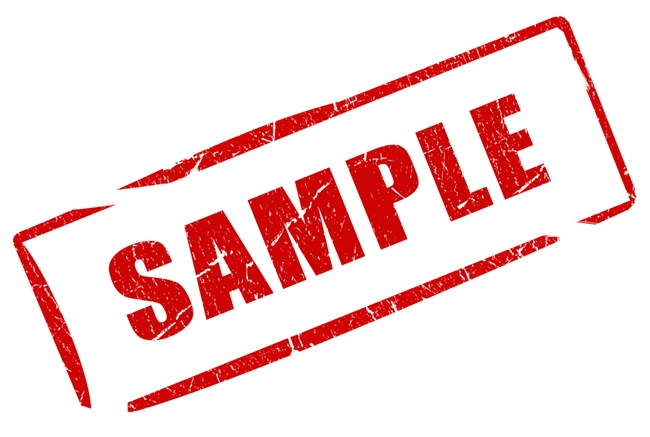
#> input picture helloworld/sample.jpg, 650 x 437 px
$ python canny.py ../helloworld/sample.jpg
#> lines starting #> are read from the running program, lines starting #| are printed output that depends on the picture; after the words box and inside, x2 and y2 are one past the last pixel; in counts of white or black regions, pixels touching at a corner belong together
import cv2
import numpy as np
import sys

def on_change(value):
	slide = cv2.getTrackbarPos(slide_name, title)
	print(f"inferior: {slide} | superior {3 * slide}")
	edges = cv2.Canny(image, slide, 3 * slide)
	cv2.imshow(title, edges)


if __name__ == '__main__':
	title = "canny"
	cv2.namedWindow(title, cv2.WINDOW_AUTOSIZE)
	image = cv2.imread(sys.argv[1], cv2.IMREAD_GRAYSCALE)
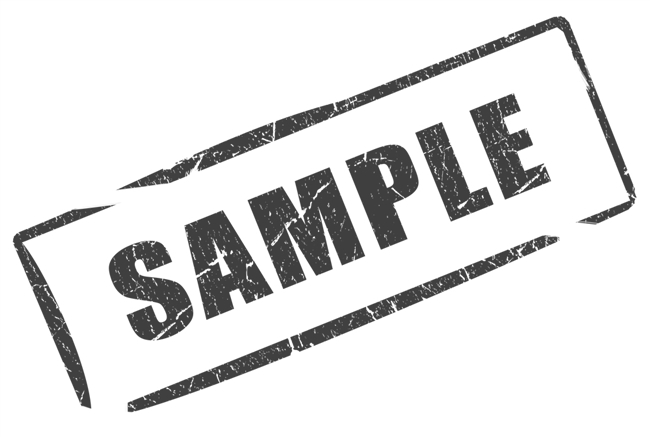
#> image: shape (437, 650); min 58, max 255, mean 225.4
	cols, rows = image.shape
#> cols = 437; rows = 650
	border = np.zeros((cols, rows),)

	slide_name = "inferior"
	slider_max = 200

	cv2.createTrackbar(slide_name, title, 50, slider_max, on_change)

	on_change(0)
#> in on_change, `edges = cv2.Canny(image, slide, 3 * slide)`:
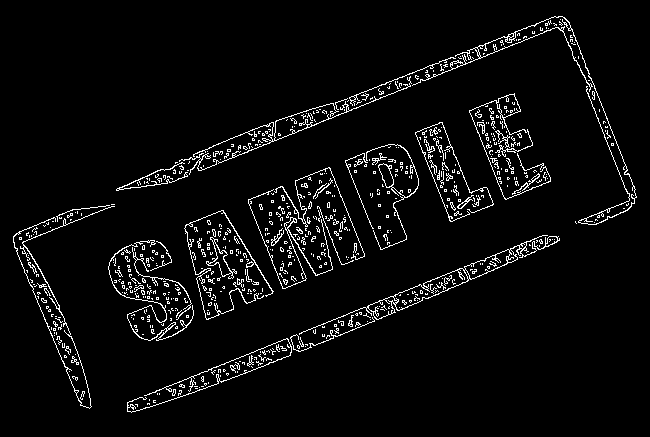
#> edges: shape (437, 650); 4.5% white in thin lines or dots, all inside (x1, y1, x2, y2) = (13, 16, 637, 413)
	cv2.waitKey(0)
